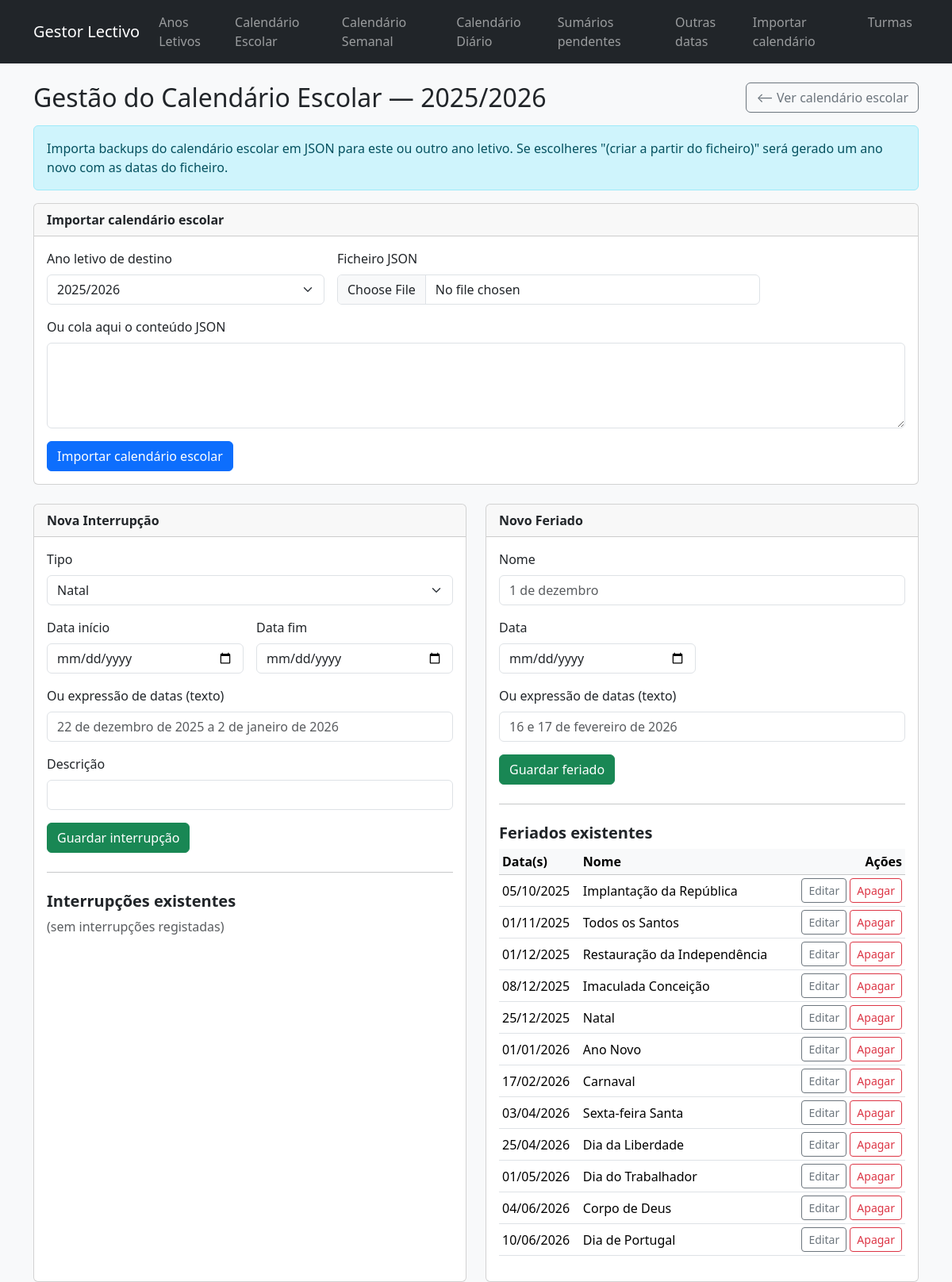
Page /calendario-escolar/gestao on the earlier database version.
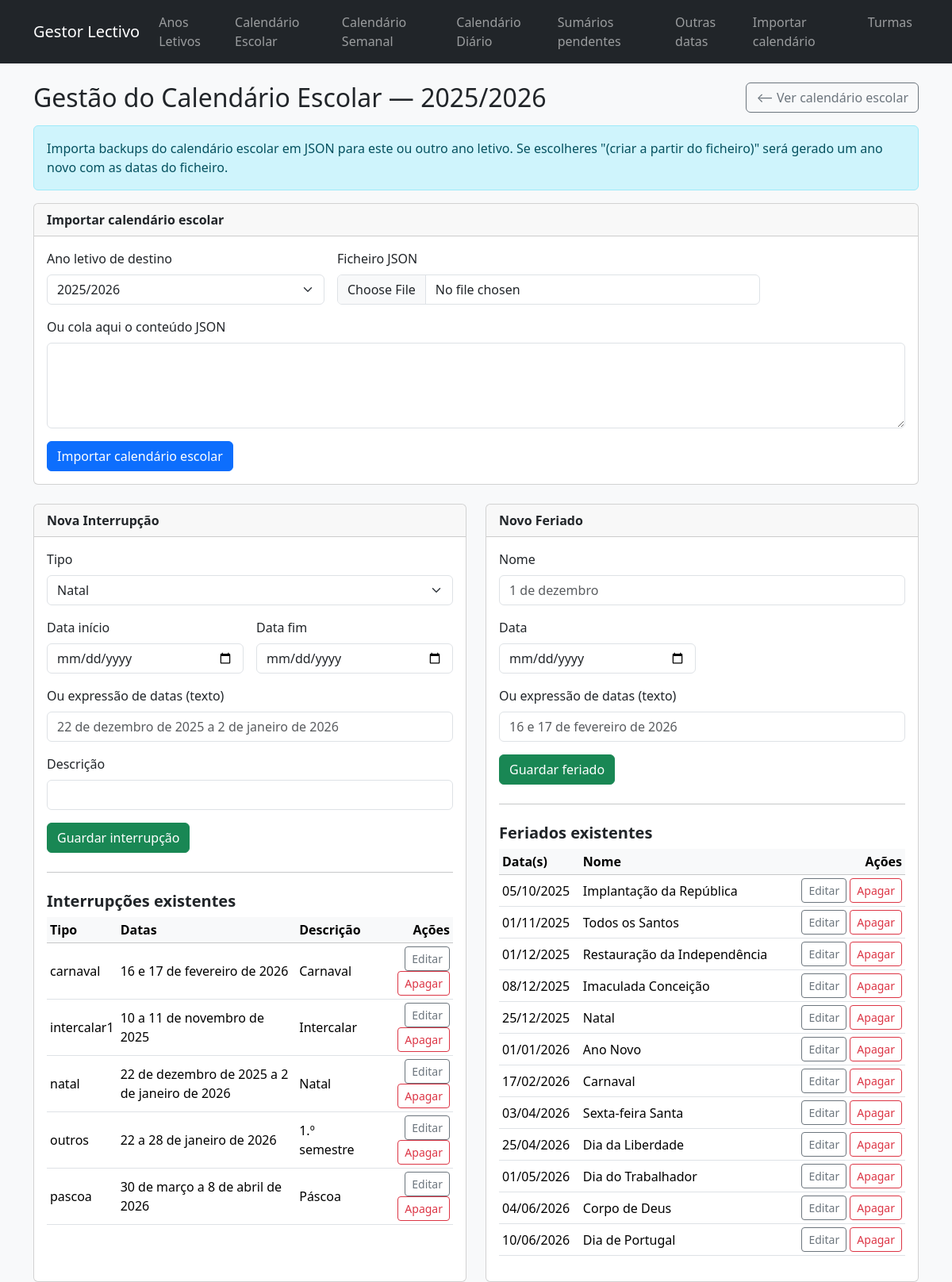
Same page on the later database version.
### models.py (models this page shows)
class Feriado(db.Model):
    __tablename__ = "feriados"
    id = db.Column(db.Integer, primary_key=True)
    ano_letivo_id = db.Column(db.Integer, db.ForeignKey("anos_letivos.id"), nullable=False)
    ano_letivo = db.relationship("AnoLetivo", backref="feriados")
    data = db.Column(db.Date, nullable=True)
    data_text = db.Column(db.String(255), nullable=True)
    nome = db.Column(db.String(255), nullable=False)

class InterrupcaoLetiva(db.Model):
    __tablename__ = "interrupcoes_letivas"
    id = db.Column(db.Integer, primary_key=True)
    ano_letivo_id = db.Column(db.Integer, db.ForeignKey("anos_letivos.id"), nullable=False)
    ano_letivo = db.relationship("AnoLetivo", backref="interrupcoes")
    tipo = db.Column(db.String(50), nullable=False)
    data_inicio = db.Column(db.Date, nullable=True)
    data_fim = db.Column(db.Date, nullable=True)
    data_text = db.Column(db.String(255), nullable=True)
    descricao = db.Column(db.String(255), nullable=True)

### app.py (the view)
    @app.route("/calendario-escolar/gestao")
    def calendario_escolar_gestao():
        ano = get_ano_letivo_atual()
        if not ano:
            flash("Ainda não existe Ano Letivo definido.", "error")
            return redirect(url_for("calendario_escolar_importar"))
        interrupcoes = (
            InterrupcaoLetiva.query
            .filter_by(ano_letivo_id=ano.id)
            .order_by(InterrupcaoLetiva.tipo)
            .all()
        )
        feriados = (
            Feriado.query
            .filter_by(ano_letivo_id=ano.id)
            .order_by(Feriado.data)
            .all()
        )
        anos = (
            AnoLetivo.query
            .order_by(AnoLetivo.data_inicio_ano.desc().nullslast(), AnoLetivo.nome)
            .all()
        )
        return render_template(
            "calendario/gestao.html",
            ano=ano,
            anos=anos,
            interrupcoes=interrupcoes,
            feriados=feriados,
        )

### templates/calendario/gestao.html (shortened to what the changed rows need)
{% extends "base.html" %}
{% block content %}
<div class="d-flex justify-content-between align-items-center flex-wrap gap-2 mb-3">
  <h2 class="mb-0">Gestão do Calendário Escolar — {{ ano.nome }}</h2>
</div>
<div class="row g-4">
  <div class="col-lg-6">
    <div class="card h-100">
      <div class="card-body">
        <form method="post" action="{{ url_for('interrupcao_add') }}" class="row g-3">
          <div class="col-12">
          </div>
          <div class="col-md-6">
          </div>
          <div class="col-md-6">
          </div>
          <div class="col-12">
          </div>
          <div class="col-12">
          </div>
          <div class="col-12">
          </div>
        </form>
        <hr class="my-4">
        <h5 class="fw-semibold">Interrupções existentes</h5>
        {% if interrupcoes %}
          <div class="table-responsive">
            <table class="table table-sm align-middle">
              <thead class="table-light">
                <tr>
                  <th scope="col">Tipo</th>
                  <th scope="col">Datas</th>
                  <th scope="col">Descrição</th>
                  <th scope="col" class="text-end">Ações</th>
                </tr>
              </thead>
              <tbody>
                {% for i in interrupcoes %}
                <tr>
                  <td>{{ i.tipo }}</td>
                  <td>
                    {% if i.data_text %}
                      {{ i.data_text }}
                    {% elif i.data_inicio and i.data_fim %}
                      {{ i.data_inicio.strftime("%d/%m/%Y") }} a {{ i.data_fim.strftime("%d/%m/%Y") }}
                    {% elif i.data_inicio %}
                      {{ i.data_inicio.strftime("%d/%m/%Y") }}
                    {% endif %}
                  </td>
                  <td>{{ i.descricao or "" }}</td>
                  <td class="text-end">
                    <a class="btn btn-outline-secondary btn-sm" href="{{ url_for('interrupcao_edit', intr_id=i.id) }}">Editar</a>
                    <form method="post"
                          action="{{ url_for('interrupcao_delete', intr_id=i.id) }}"
                          class="d-inline"
                          onsubmit="return confirm('Apagar esta interrupção?');">
                      <button type="submit" class="btn btn-outline-danger btn-sm">Apagar</button>
                    </form>
                  </td>
                </tr>
                {% endfor %}
              </tbody>
            </table>
          </div>
        {% else %}
          <p class="text-muted mb-0">(sem interrupções registadas)</p>
        {% endif %}
      </div>
    </div>
  </div>
  <div class="col-lg-6">
    <div class="card h-100">
      <div class="card-body">
        {% if feriados %}
          <div class="table-responsive">
            <table class="table table-sm align-middle">
              <thead class="table-light">
                <tr>
                  <th scope="col">Data(s)</th>
                  <th scope="col">Nome</th>
                  <th scope="col" class="text-end">Ações</th>
                </tr>
              </thead>
              <tbody>
                {% for f in feriados %}
                <tr>
                  <td>
                    {% if f.data_text %}
                      {{ f.data_text }}
                    {% elif f.data %}
                      {{ f.data.strftime("%d/%m/%Y") }}
                    {% endif %}
                  </td>
                  <td>{{ f.nome }}</td>
                  <td class="text-end">
                    <a class="btn btn-outline-secondary btn-sm" href="{{ url_for('feriado_edit', fer_id=f.id) }}">Editar</a>
                    <form method="post"
                          action="{{ url_for('feriado_delete', fer_id=f.id) }}"
                          class="d-inline"
                          onsubmit="return confirm('Apagar este feriado?');">
                      <button type="submit" class="btn btn-outline-danger btn-sm">Apagar</button>
                    </form>
                  </td>
                </tr>
                {% endfor %}
              </tbody>
            </table>
          </div>
        {% else %}
          <p class="text-muted mb-3">(sem feriados registados)</p>
          <form method="post" action="{{ url_for('feriados_add_nacionais') }}">
            <button type="submit" class="btn btn-outline-primary">Adicionar feriados nacionais automaticamente</button>
          </form>
        {% endif %}
      </div>
    </div>
  </div>
</div>
{% endblock %}

Differences in the rows shown:
added InterrupcaoLetiva: tipo "carnaval", data_text "16 e 17 de fevereiro de 2026", descricao "Carnaval"
added InterrupcaoLetiva: tipo "intercalar1", data_text "10 a 11 de novembro de 2025", descricao "Intercalar"
added InterrupcaoLetiva: tipo "natal", data_text "22 de dezembro de 2025 a 2 de janeiro de 2026", descricao "Natal"
added InterrupcaoLetiva: tipo "outros", data_text "22 a 28 de janeiro de 2026", descricao "1.º semestre"
added InterrupcaoLetiva: tipo "pascoa", data_text "30 de março a 8 de abril de 2026", descricao "Páscoa"
Other differences:
text no longer shown: "(sem interrupções registadas)"
text now shown: "Tipo Datas Descrição Ações"
